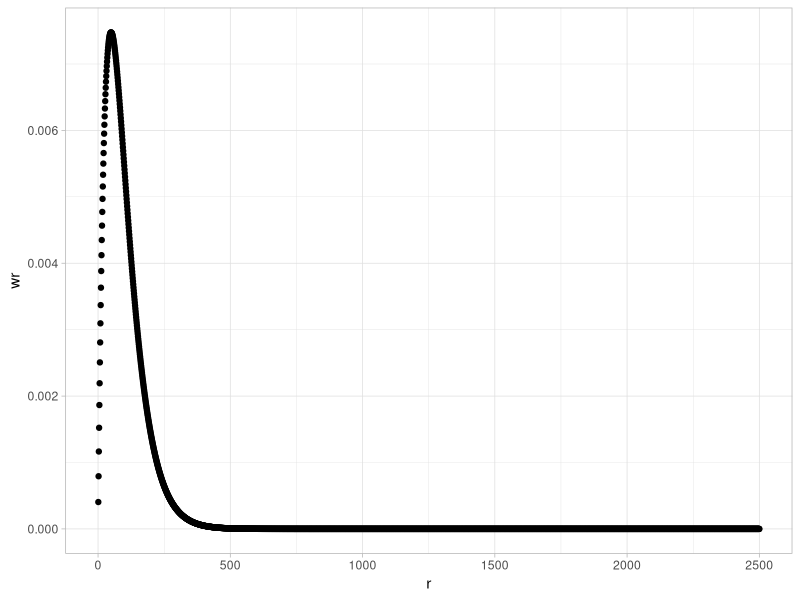
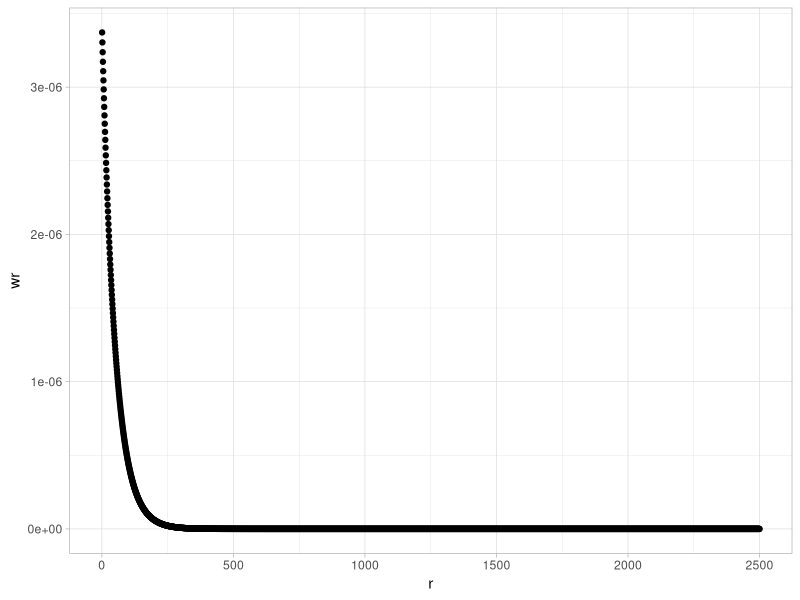
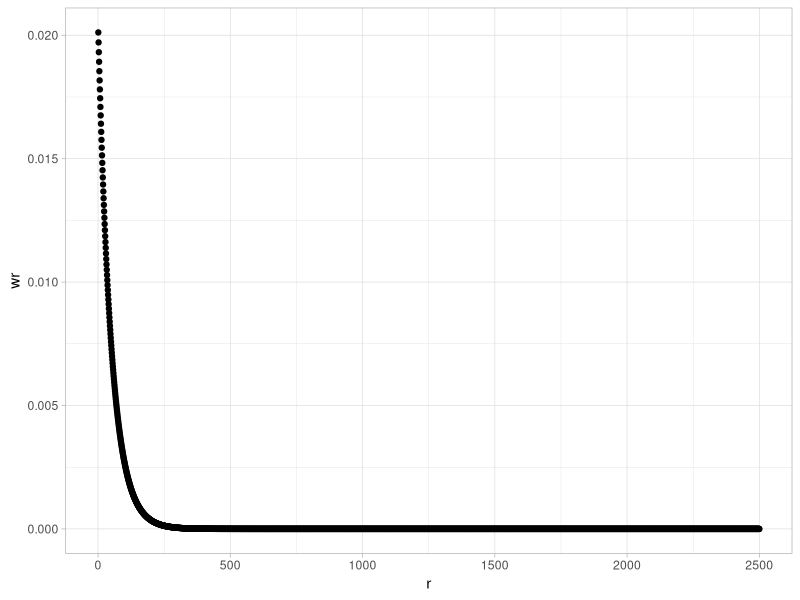
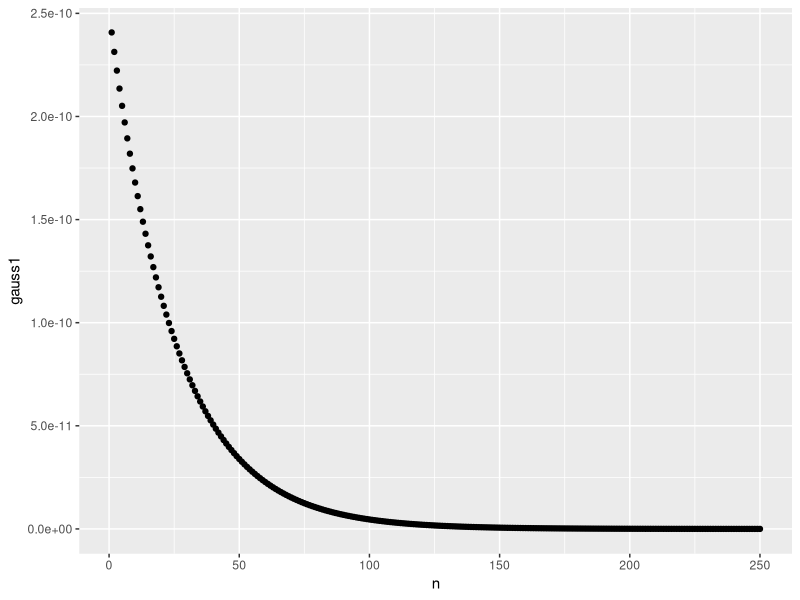
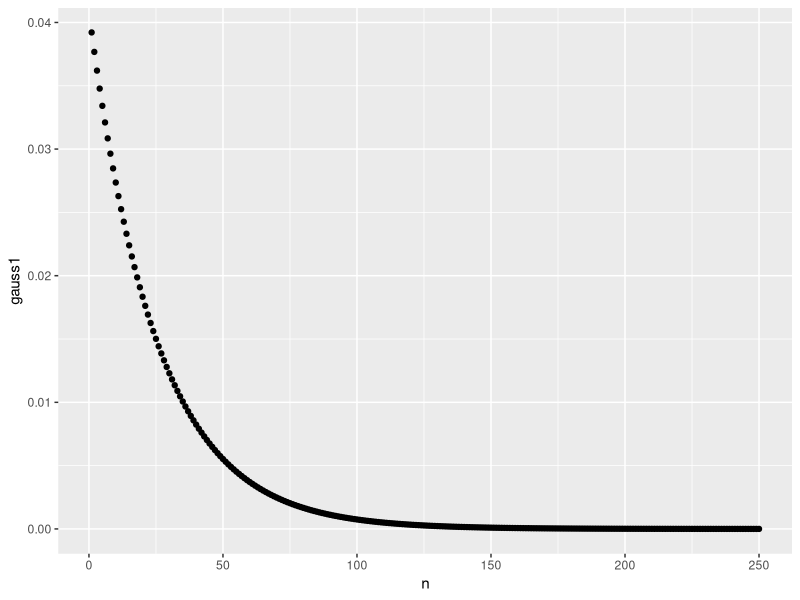
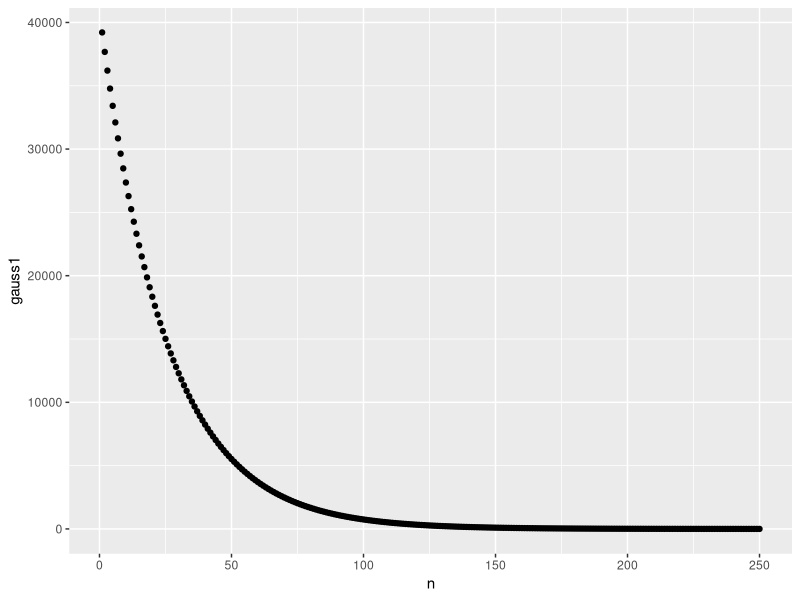

The R script that drew these images, in order:
## ---- chunk 1
library(ggplot2)
library(tidyr)
## ---- chunk 2
Mn <- 12500 #MNIT 19100 52100
repeat_unit <- 254 #DM1 28.05 PPO:120
r_step <- 1
mh_a <- 0.83 #mark-houwink constant for polycarbonate
tau <- repeat_unit / Mn
## ---- chunk 3
r <- seq(1, 2500, r_step)

wr <- tau^2 * r * exp(-tau * r)
## ---- chunk 4
as_tibble(list(r = r, wr = wr)) |>
  ggplot(aes(x = r, y = wr)) +
  geom_point() +
  theme_light()
## ---- chunk 5
number_chains <- wr / (seq(1, 2500, r_step) * 120)
## ---- chunk 6
as_tibble(list(r = r, wr = number_chains)) |>
  ggplot(aes(x = r, y = wr)) +
  geom_point() +
  theme_light()
## ---- chunk 7
nc_norm <- number_chains / sum(number_chains)
## ---- chunk 8
as_tibble(list(r = r, wr = nc_norm)) |>
  ggplot(aes(x = r, y = wr)) +
  geom_point() +
  theme_light()
## ---- chunk 9
N1 <- 1

n1_norm <- nc_norm * N1
## ---- chunk 10
# as_tibble(list(r = r, wr = n1_norm)) |>
#   ggplot(aes(x = r, y = wr)) +
#   geom_point() +
#   theme_light()
## ---- chunk 11
M0 <- 0
M1 <- 0
M2 <- 0
M3 <- 0
M4 <- 0
M5 <- 0
M10 <- 0 #added for Mv

for (i in 1:length(n1_norm)) {
  M0 <- M0 + n1_norm[i]
  #M1 <- M1 + i * 10 * n1_norm[i]
  M1 <- M1 + (i * r_step * repeat_unit) * n1_norm[i]
  #M2 <- M2 + i * i * 10^2 * n1_norm[i]
  M2 <- M2 + (i * r_step * repeat_unit)^2 * n1_norm[i]
  #M3 <- M3 + i * i * i * 10^3 * n1_norm[i]
  M3 <- M3 + (i * r_step * repeat_unit)^3 * n1_norm[i]
  #M4 <- M4 + i * i * i * i + gauss1[i] #too big of a number
  #M5 <- M5 + i * i * i * i * i + gauss1[1]
  M10 <- M10 + (i * r_step * repeat_unit)^(1 + mh_a) * n1_norm[i]
}

SUMM1 <- M1

#MN1 <- repeat_unit * M1 / M0
MN1 <- M1 / M0
MW1 <- M2 / M1
PD1 <- MW1 / MN1

MV <- (M10 / M1)^(1 / mh_a)
## ---- chunk 12
MNIT <- 30000
PDIT <- 2.0
MWIT <- PDIT * MNIT

DM1 <- 120 #PPE monomer weight
channels1 <- 250 #number of channels for the MW distribution

N1 <- 1e6
## ---- chunk 13
gamma <- function(z) {
  p <- list()
  p[[1]] <- 1.000000000190
  p[[2]] <- 76.18009172947146
  p[[3]] <- 86.50532032941677
  p[[4]] <- 24.01409824083091
  p[[5]] <- 1.231739572450155
  p[[6]] <- 0.001208650973866179
  p[[7]] <- 0.000005395239384953
  
  sig <- 0
  for (n in 2:7) {
    sig = sig + p[[n]] / (z + n)
  }
  
  return (2.506628275 / z * (p[[1]] + sig) * (z+5.5)^(z+0.5) * exp(-(z+5.5)))
}
## ---- chunk 14
k1 <- 1 / (PDIT - 1)
beta1 <- k1 / (MWIT/PDIT)
z <- k1 + 1
g1 <- gamma(z)

gauss1 <- numeric()

for (i in 1:channels1) {
   M <- i * 10 * DM1
   gauss1 <- c(gauss1, beta1^(k1+1) * M^(k1-1) * exp(-beta1*M)/g1)
}
#gauss1 <- round(N1 * MWIT / PDIT * gauss1 * DM1)
## ---- chunk 15
as_tibble(list(n = 1:channels1, gauss1 = gauss1)) |>
  ggplot(aes(x = n, y = gauss1)) +
  geom_point()
## ---- chunk 16
g1_norm <- gauss1 / sum(gauss1)

as_tibble(list(n = 1:channels1, gauss1 = g1_norm)) |>
  ggplot(aes(x = n, y = gauss1)) +
  geom_point()
## ---- chunk 17
g1n1_norm <- round(g1_norm * N1)

as_tibble(list(n = 1:channels1, gauss1 = g1n1_norm)) |>
  ggplot(aes(x = n, y = gauss1)) +
  geom_point()
## ---- chunk 18
M0 <- 0
M1 <- 0
M2 <- 0
M3 <- 0
M4 <- 0
M5 <- 0

for (i in 1:length(n1_norm)) {
  M0 <- M0 + g1n1_norm[i]
  M1 <- M1 + i * 10 * g1n1_norm[i]
  M2 <- M2 + i * i * 10^2 * g1n1_norm[i]
  M3 <- M3 + i * i * i * 10^3 * g1n1_norm[i]
  #M4 <- M4 + i * i * i * i + gauss1[i] #too big of a number
  #M5 <- M5 + i * i * i * i * i + gauss1[1]
}

SUMM1 <- M1

MN1 <- DM1 * M1 / M0
MW1 <- DM1 * M2 / M1
PD1 <- MW1 / MN1
